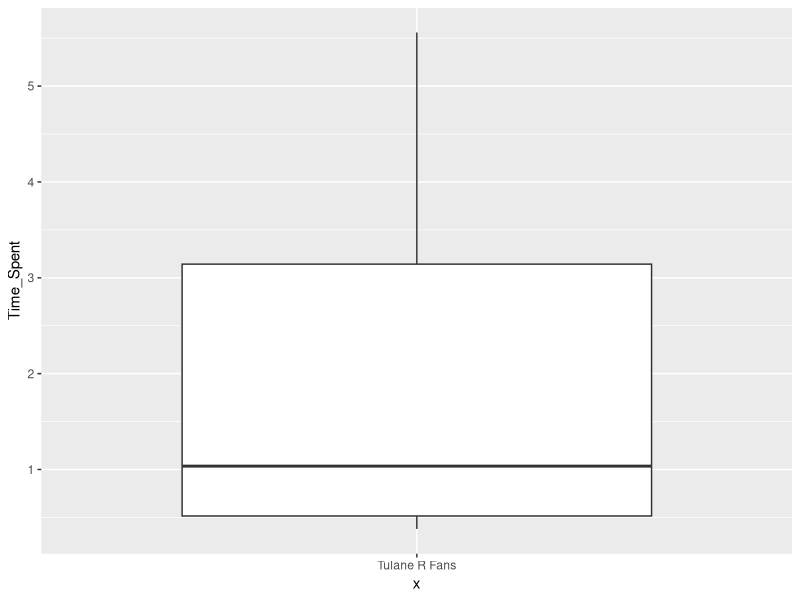
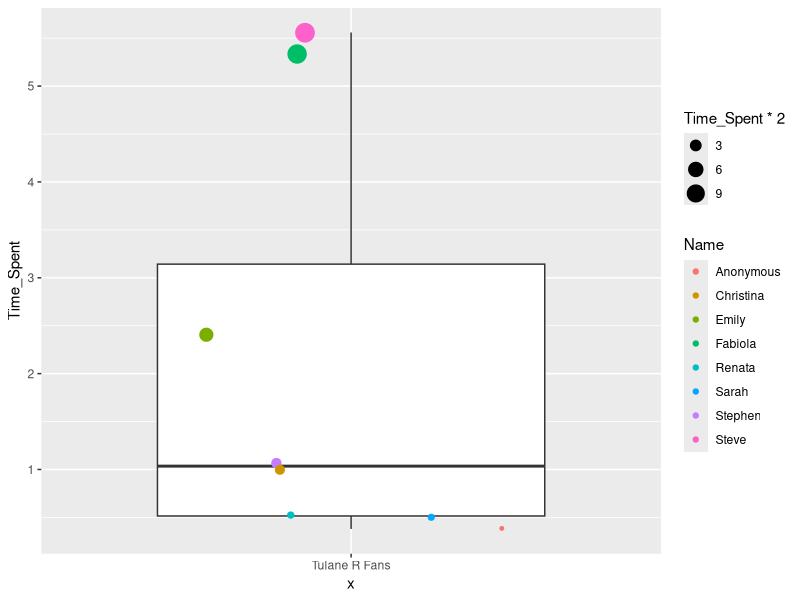
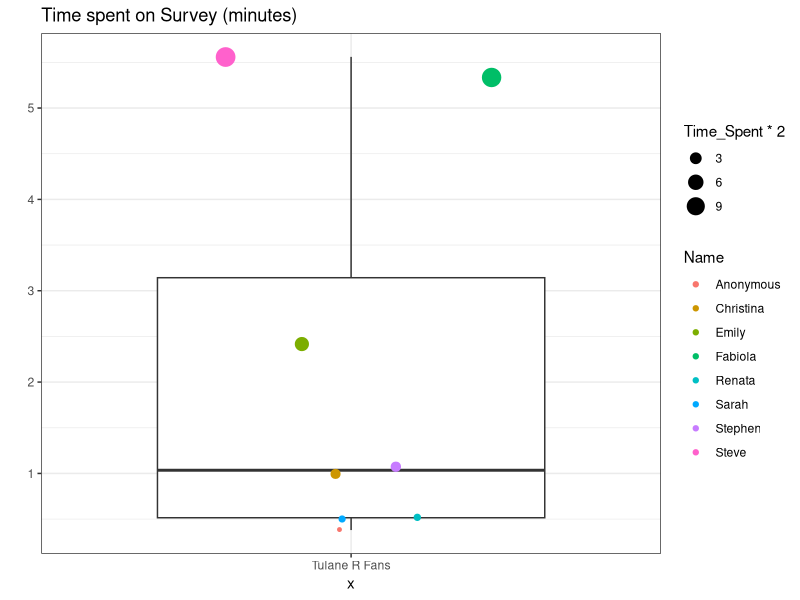
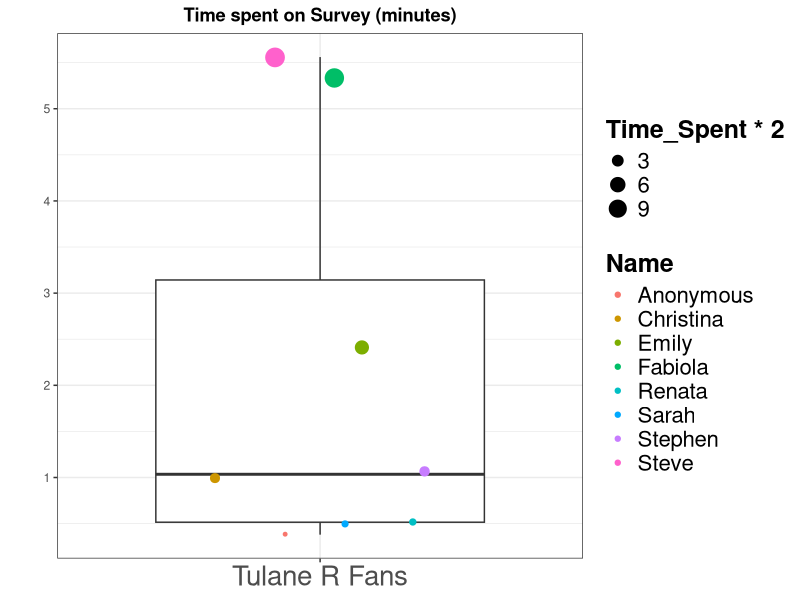
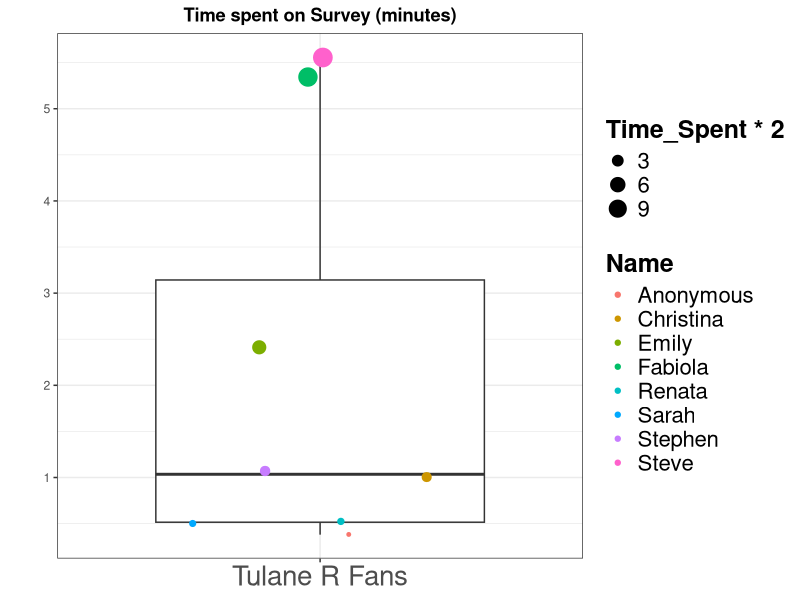

R code for these plots, in order: (Note: this script raises an error after producing the figures.)
#Exercise: Draw TURF_Boxplot=======
# = means this line is not executed. It is used for comments.

#The following vector data are based on responses from TURF members (where we had 50% turnout!!!)
#Let us create three vectors with names, time spent and experience with R:
#[A vector is a sequence of data elements of the same basic type.]

N<-c("Anonymous","Fabiola", "Sarah","Emily","Stephen","Renata", "Steve","Christina")
T <- c(0.38, 5.34, 0.50, 2.41, 1.07, 0.52, 5.56, 1.00)
E<- c(">5" , "1to5","1to5",">5","<1", "<1","1to5",">5")

#Use these three vectors to create a data frame that holds all together:
TURF_Survey<- data.frame(Name = N, Time_Spent = T, R_Experience_Years = E)
str(TURF_Survey)#str stands for structure, see what is it?

install.packages("tidyverse")#this package contains ggplot. Install only once.
library(tidyverse)#Once installed you need to call it up to the console.

#Let us draw boxplot of how much time each TRUFian spent on suvey:
#GGplot stands for Grammar of Graphics and means that you can paint multple layers:
#Always start from setting your canvas = what is you x, what is your y:

TURF_Boxplot<- ggplot(data = TURF_Survey, aes(x= "Tulane R Fans", y=Time_Spent) )+ geom_boxplot()
TURF_Boxplot

#Add layers to you liking to beatify the plot:
t1<- TURF_Boxplot + geom_jitter(position=position_jitter(width=0.3),aes(color=Name, size=Time_Spent*2)) 
t1#run to see
t2<-t1+theme_bw() +ggtitle("Time spent on Survey (minutes)") +ylab("")
t2#run to see
t3 <- t2 + theme(?axis.text.y=element_text(size=22),
                  axis.title.x=element_blank(),
                  axis.text.x=element_text(size=20),
                  axis.title.y=element_text(size=24),
                  legend.position = "right",
                  legend.text = element_text(size = 16),
                  legend.title = element_text(size = 18, face="bold"),
                  plot.title = element_text(lineheight=1.2, face="bold",hjust = 0.5))
t3 #run tosee
ggsave(filename="p.png", dpi=600, width=140, height=140, unit= "mm") # way to save quality figures

#You can also merge all the layers together:
ggplot(TURF_Survey, aes(x= Survey, y=Time_Spent) )+ 
   geom_boxplot()+
   geom_jitter(position=position_jitter(),aes(color=Name, size = Name))+
   theme_bw() +ggtitle("TURF_Survey_2017") +ylab("Minutes")+ xlab("")+
   theme(?axis.text.y=element_text(size=22),
           axis.title.x=element_text(size=22),
           axis.text.x=element_blank(),
           axis.title.y=element_text(size=24),
           legend.position = "right",
           legend.text = element_text(size = 16),
           legend.title = element_text(size = 18, face="bold"),
           plot.title = element_text(lineheight=1.2, face="bold",hjust = 0.5))
ggsave(filename = paste0(here("/"), last_plot()$labels$title, ".png"),
       width = 5, height = 4, dpi = 300)



#EX next: Draw a TURF experiance with R PIE CHART =========
#Pie presents how experienced in R TURF is:
library(tidyverse)
str(TURF_Survey) #double check data structure

#Compute count of 3 types of responses on R_experience in entire data
#It is also called piping
Count_Experience <- TURF_Survey%>% #Create Count_Experience object
  group_by(R_Experience_Years) %>% #that is grouped by levels of factor R_Experience_Years
  summarise(R_Experience = length(R_Experience_Years)) #summarize by counting length of each of three vectors


Count_Experience#Order of R_Experience_Years factors is mixed up. Let us get its levels more orderly
Count_Experience$R_Experience_Years<-factor(Count_Experience$R_Experience_Years,
                                            levels = c("<1", "1to5",">5"))

BarPlot<- ggplot(data = Count_Experience, aes(x="Time With R", y = R_Experience, fill = R_Experience_Years))+
  geom_bar(width = 1, stat = "identity")
BarPlot

#Paint barplot as pie using coord_polar:
pie <- BarPlot + coord_polar("y", start=0)+ggtitle("Our experience with R at TURF")
pie#Run to see

#Ways to beatify it:
pie2<- pie + theme(? axis.text.x=element_blank(),
              axis.text.y=element_blank(),
              axis.ticks = element_blank(),
              panel.grid  = element_blank(),
              plot.title = element_text(hjust = 0.5, face="bold"),
              legend.position = "bottom")
pie2
pie3<- pie2 +ylab("")+xlab("")
pie3
